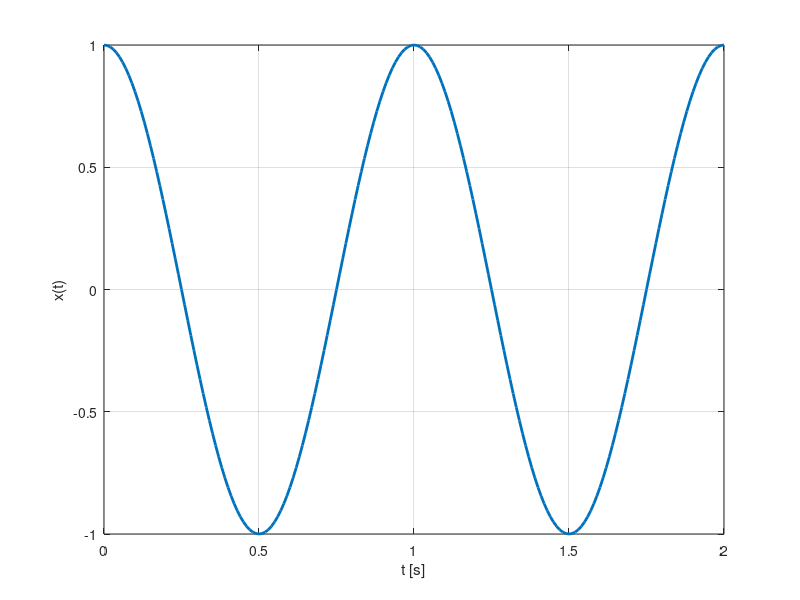

Write the MATLAB code that produced this figure.
clc; clear all;
time_length = 2;
fc=1;
fs=100;
t=0:(fs*time_length);t=t./fs;

sin_wave=sin(2*pi*t+pi/2);

plot(t,sin_wave,'LineWidth',2);grid on;
xlabel('t [s]');
ylabel('x(t)');

